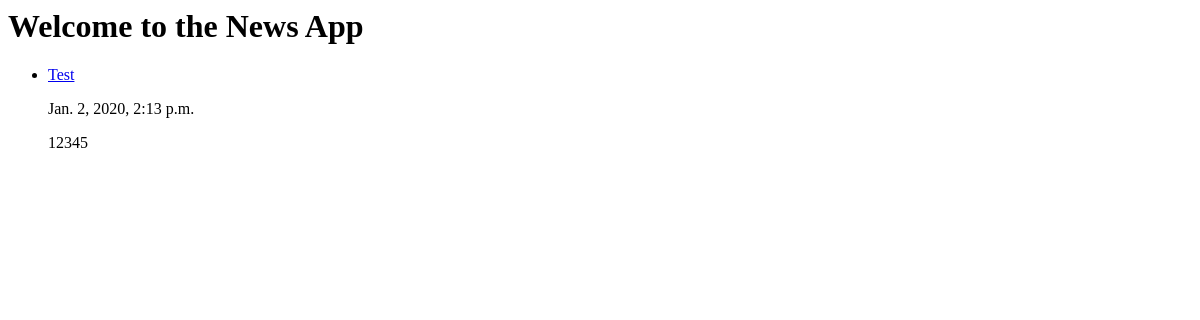
Before: /stories/ with the older database file.
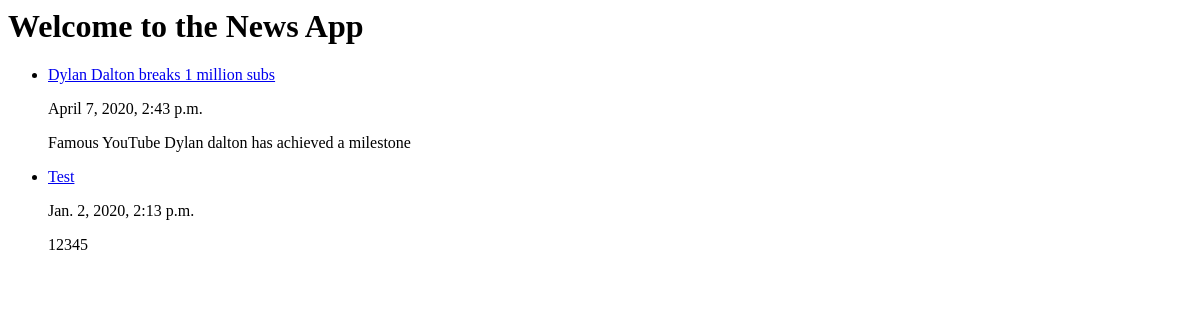
After: the same page with the newer database file.
### newsapp/models.py (models this page shows)
class Story(models.Model):
    story_title = models.CharField(max_length=255)
    publication_date = models.DateTimeField('Published On')
    story_text = models.CharField(max_length=500)

### newsapp/views.py (the view)
# urls.py: path('',views.index, name='index'),
def index(request):
    latest_story_list = Story.objects.order_by('-publication_date')[:5]
    context = {
        'latest_story_list': latest_story_list,
    }
    return render(request, 'newsapp/index.html', context)

### newsapp/templates/newsapp/index.html
<html>
<head>
</head>
<body>
<h1>Welcome to the News App</h1>
{% if latest_story_list %}
    <ul>
    {% for story in latest_story_list %}
        <li>
            <a href="{% url 'stories:article' story.id%}">{{ story.story_title }}</a>
            <p>{{story.publication_date}}</p>
            <p>{{story.story_text}}</p>
        </li>
    {% endfor %}
    </ul>
{% else %}
    <p>No stories are available.</p>
{% endif %}
</body>
</html>

Changed rows visible on the page:
added Story: story_title "Dylan Dalton breaks 1 million subs", publication_date "April 7, 2020, 2:43 p.m.", story_text "Famous YouTube Dylan dalton has achieved a milestone"
